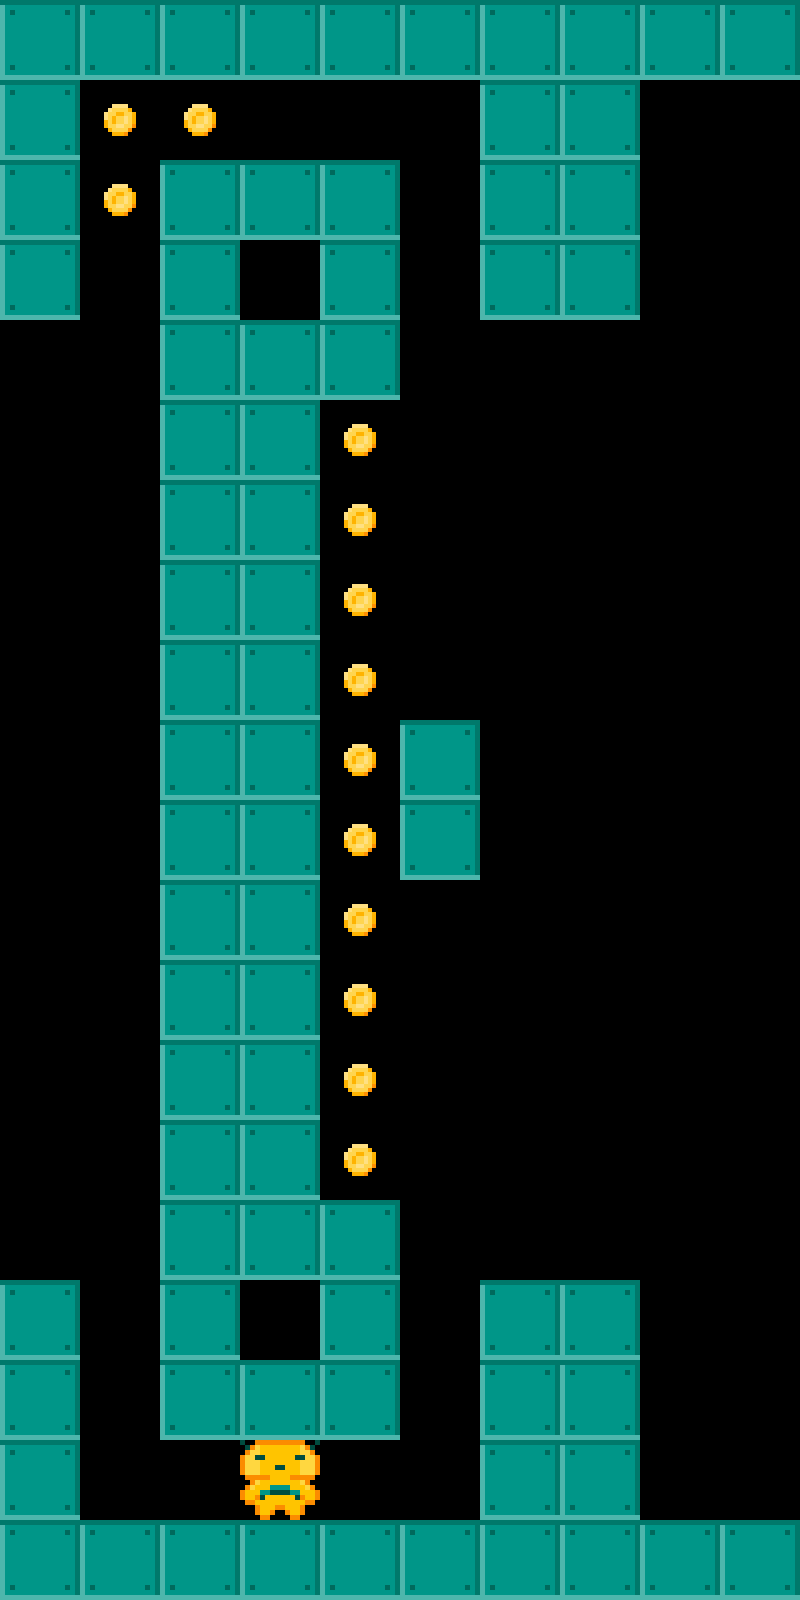

Rendered tile map (Tiled .tmx) drawn with the repository's tilesets; below, a short description and the full map source, tile grids included:
An orthogonal 10x20 tile map with 80x80 px tiles, 5 tile layers (Walls, Coins, Doors, Floor, ...).

<map version="1.0" tiledversion="1.1.6" orientation="orthogonal" renderorder="left-up" width="10" height="20" tilewidth="80" tileheight="80" infinite="0" nextobjectid="3">
 <tileset firstgid="1" source="tilesheet.tsx" />
 <layer name="Walls" width="10" height="20">
  <data encoding="csv">
1,1,1,1,1,1,1,1,1,1,
1,0,0,0,0,0,1,1,0,0,
1,0,1,1,1,0,1,1,0,0,
1,0,1,0,1,0,1,1,0,0,
0,0,1,1,1,0,0,0,0,0,
0,0,1,1,0,0,0,0,0,0,
0,0,1,1,0,0,0,0,0,0,
0,0,1,1,0,0,0,0,0,0,
0,0,1,1,0,0,0,0,0,0,
0,0,1,1,0,1,0,0,0,0,
0,0,1,1,0,1,0,0,0,0,
0,0,1,1,0,0,0,0,0,0,
0,0,1,1,0,0,0,0,0,0,
0,0,1,1,0,0,0,0,0,0,
0,0,1,1,0,0,0,0,0,0,
0,0,1,1,1,0,0,0,0,0,
1,0,1,0,1,0,1,1,0,0,
1,0,1,1,1,0,1,1,0,0,
1,0,0,0,0,0,1,1,0,0,
1,1,1,1,1,1,1,1,1,1
</data>
 </layer>
 <layer name="Coins" width="10" height="20">
  <data encoding="csv">
0,0,0,0,0,0,0,0,0,0,
0,7,7,0,0,0,0,0,0,0,
0,7,0,0,0,0,0,0,0,0,
0,0,0,0,0,0,0,0,0,0,
0,0,0,0,0,0,0,0,0,0,
0,0,0,0,7,0,0,0,0,0,
0,0,0,0,7,0,0,0,0,0,
0,0,0,0,7,0,0,0,0,0,
0,0,0,0,7,0,0,0,0,0,
0,0,0,0,7,0,0,0,0,0,
0,0,0,0,7,0,0,0,0,0,
0,0,0,0,7,0,0,0,0,0,
0,0,0,0,7,0,0,0,0,0,
0,0,0,0,7,0,0,0,0,0,
0,0,0,0,7,0,0,0,0,0,
0,0,0,0,0,0,0,0,0,0,
0,0,0,0,0,0,0,0,0,0,
0,0,0,0,0,0,0,0,0,0,
0,0,0,0,0,0,0,0,0,0,
0,0,0,0,0,0,0,0,0,0
</data>
 </layer>
 <layer name="Doors" width="10" height="20">
  <data encoding="csv">
0,0,0,0,0,0,0,0,0,0,
0,0,0,0,0,0,0,0,0,0,
0,0,0,0,0,0,0,0,0,0,
0,0,0,0,0,0,0,0,0,0,
0,0,0,0,0,0,0,0,0,0,
0,0,0,0,0,0,0,0,0,0,
0,0,0,0,0,0,0,0,0,0,
0,0,0,0,0,0,0,0,0,0,
0,0,0,0,0,0,0,0,0,0,
0,0,0,0,0,0,0,0,0,0,
0,0,0,0,0,0,0,0,0,0,
0,0,0,0,0,0,0,0,0,0,
0,0,0,0,0,0,0,0,0,0,
0,0,0,0,0,0,0,0,0,0,
0,0,0,0,0,0,0,0,0,0,
0,0,0,0,0,0,0,0,0,0,
0,0,0,0,0,0,0,0,0,0,
0,0,0,0,0,0,0,0,0,0,
0,0,0,4,0,0,0,0,0,0,
0,0,0,0,0,0,0,0,0,0
</data>
 </layer>
 <layer name="Floor" width="10" height="20">
  <data encoding="csv">
0,0,0,0,0,0,0,0,0,0,
0,0,0,0,0,0,0,0,0,0,
0,0,0,0,0,0,0,0,0,0,
0,0,0,0,0,0,0,0,0,0,
0,0,0,0,0,0,0,0,0,0,
0,0,0,0,0,0,0,0,0,0,
0,0,0,0,0,0,0,0,0,0,
0,0,0,0,0,0,0,0,0,0,
0,0,0,0,0,0,0,0,0,0,
0,0,0,0,0,0,0,0,0,0,
0,0,0,0,0,0,0,0,0,0,
0,0,0,0,0,0,0,0,0,0,
0,0,0,0,0,0,0,0,0,0,
0,0,0,0,0,0,0,0,0,0,
0,0,0,0,0,0,0,0,0,0,
0,0,0,0,0,0,0,0,0,0,
0,0,0,0,0,0,0,0,0,0,
0,0,0,0,0,0,0,0,0,0,
0,0,0,0,0,0,0,0,0,0,
0,0,0,0,0,0,0,0,0,0
</data>
 </layer>
 <layer name="Enemies" width="10" height="20">
  <data encoding="csv">
0,0,0,0,0,0,0,0,0,0,
0,0,0,0,0,0,0,0,0,0,
0,0,0,0,0,0,0,0,0,0,
0,0,0,0,0,0,0,0,0,0,
0,0,0,0,0,0,0,0,0,0,
0,0,0,0,0,0,0,0,0,0,
0,0,0,0,0,0,0,0,0,0,
0,0,0,0,0,0,0,0,0,0,
0,0,0,0,0,0,0,0,0,0,
0,0,0,0,0,0,0,0,0,0,
0,0,0,0,0,0,0,0,0,0,
0,0,0,0,0,0,0,0,0,0,
0,0,0,0,0,0,0,0,0,0,
0,0,0,0,0,0,0,0,0,0,
0,0,0,0,0,0,0,0,0,0,
0,0,0,0,0,0,0,0,0,0,
0,0,0,0,0,0,0,0,0,0,
0,0,0,0,0,0,0,0,0,0,
0,0,0,0,0,0,0,0,0,0,
0,0,0,0,0,0,0,0,0,0
</data>
 </layer>
</map>
